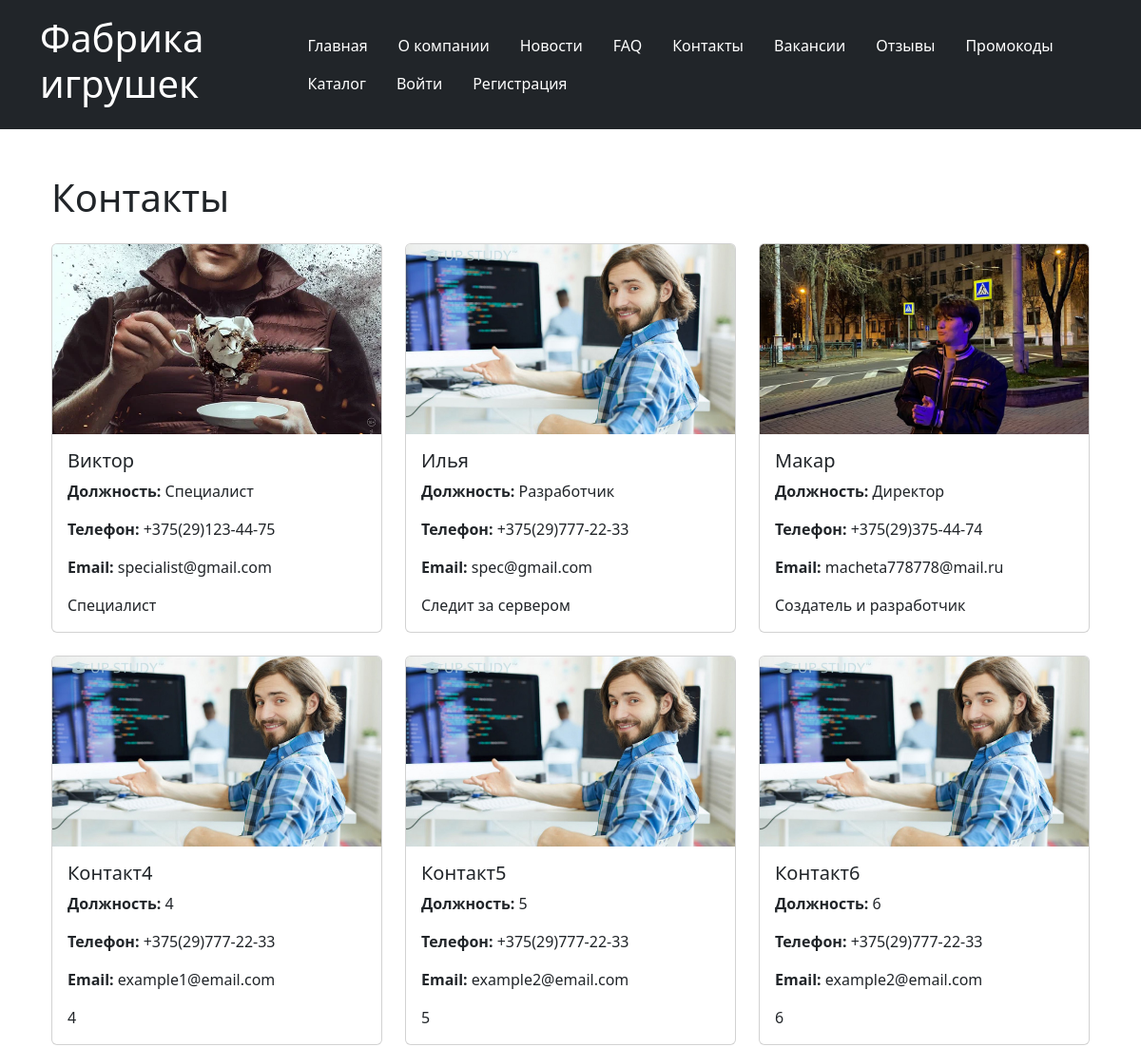
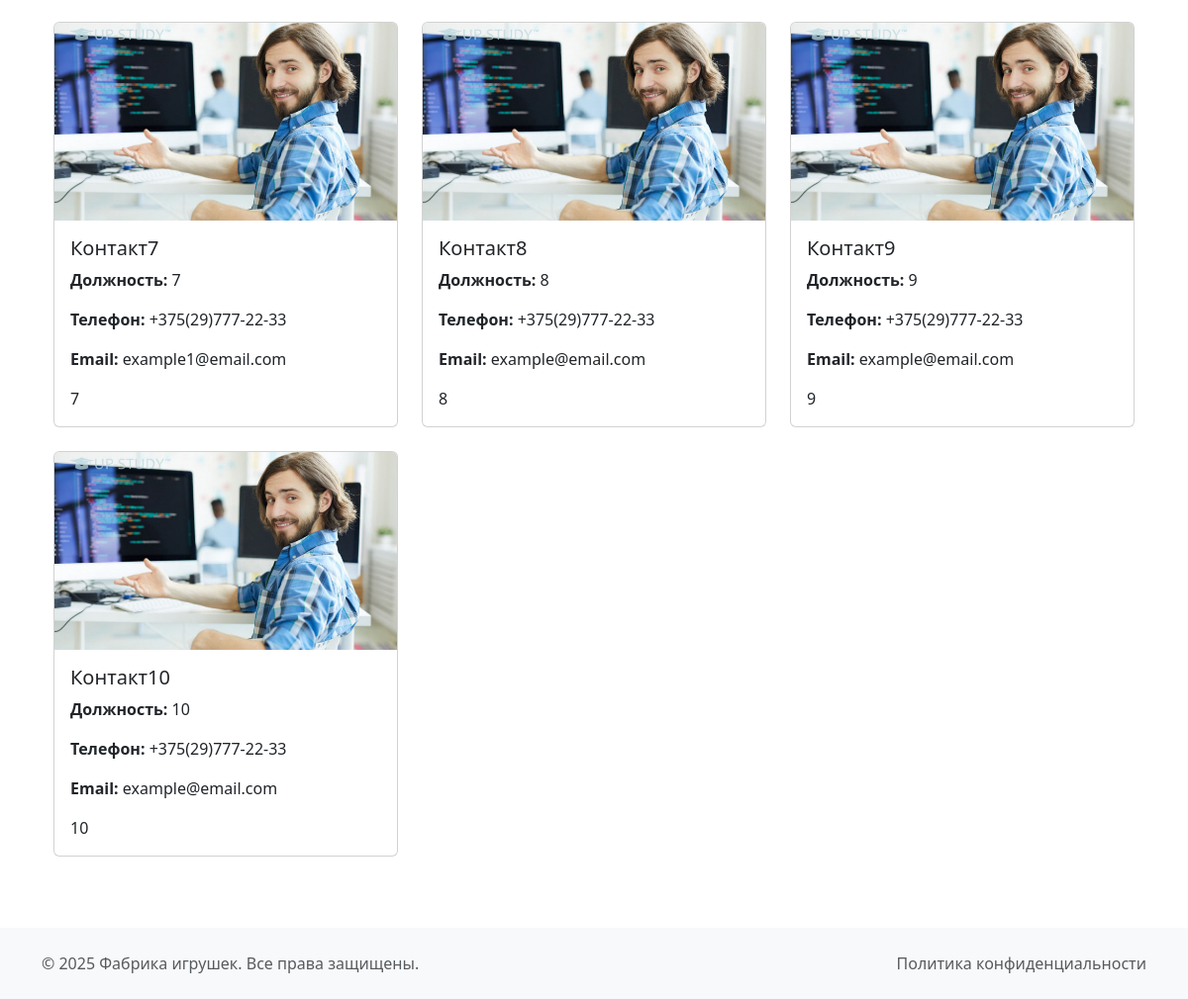
/contacts/, run on the app's committed database (2 pictures, top to bottom).
### home/models.py (models this page shows, shortened)
class Contact(models.Model):
    name = models.CharField(max_length=100)
    position = models.CharField(max_length=100)
    photo = models.ImageField(upload_to="contacts/")
    description = models.TextField()
    phone = models.CharField(
        max_length=20,
        validators=[
            RegexValidator(
                regex=r"^\+375\(29\)\d{3}-\d{2}-\d{2}$",
                message="Формат номера: +375(29)XXX-XX-XX",
            )
        ],
    )
    email = models.EmailField()
    class Meta:
        verbose_name = "Контакт"
        verbose_name_plural = "Контакты"

### home/views.py (the view)
# urls.py: re_path(r"^contacts/$", views.contacts, name="contacts"),
def contacts(request):
    contacts = Contact.objects.all()
    return render(
        request,
        "home/contacts.html",
        {
            "contacts": contacts,
        },
    )

### templates/home/contacts.html (shortened to what this page needs)
{% extends 'base.html' %}
{% block content %}
<div class="container mt-4">
    <h1>Контакты</h1>
    <div class="row mt-4">
        {% for contact in contacts %}
        <div class="col-md-4 mb-4">
            <div class="card h-100">
                {% if contact.photo %}
                <img src="{{ contact.photo.url }}" class="card-img-top contact-image" alt="{{ contact.name }}">
                {% endif %}
                <div class="card-body">
                    <h5 class="card-title">{{ contact.name }}</h5>
                    <p class="card-text">
                        <strong>Должность:</strong> {{ contact.position }}
                    </p>
                    {% if contact.phone %}
                    <p class="card-text">
                        <strong>Телефон:</strong> {{ contact.phone }}
                    </p>
                    {% endif %}
                    {% if contact.email %}
                    <p class="card-text">
                        <strong>Email:</strong> {{ contact.email }}
                    </p>
                    {% endif %}
                    {% if contact.description %}
                    <p class="card-text">{{ contact.description }}</p>
                    {% endif %}
                </div>
            </div>
        </div>
        {% empty %}
        <div class="col-12">
            <div class="alert alert-info">
                Контактная информация отсутствует.
            </div>
        </div>
        {% endfor %}
    </div>
</div>
{% endblock %}

### templates/base.html (shortened to what this page needs)
{% load static %}
<!DOCTYPE html>
<html lang="ru">
<head>
    <link href="https://cdn.jsdelivr.net/npm/bootstrap@5.3.0/dist/css/bootstrap.min.css" rel="stylesheet">
</head>
<body>
    <header class="bg-dark text-white p-3">
        <div class="container">
            <div class="d-flex justify-content-between align-items-center">
                <h1>Фабрика игрушек</h1>
                <nav>
                    <ul class="nav">
                        <li class="nav-item">
                            <a href="{% url 'home:index' %}" class="nav-link text-white">Главная</a>
                        </li>
                        <li class="nav-item">
                            <a href="{% url 'home:about' %}" class="nav-link text-white">О компании</a>
                        </li>
                        <li class="nav-item">
                            <a href="{% url 'home:news' %}" class="nav-link text-white">Новости</a>
                        </li>
                        <li class="nav-item">
                            <a href="{% url 'home:faq' %}" class="nav-link text-white">FAQ</a>
                        </li>
                        <li class="nav-item">
                            <a href="{% url 'home:contacts' %}" class="nav-link text-white">Контакты</a>
                        </li>
                        <li class="nav-item">
                            <a href="{% url 'home:vacancies' %}" class="nav-link text-white">Вакансии</a>
                        </li>
                        <li class="nav-item">
                            <a href="{% url 'home:review_crud_list' %}" class="nav-link text-white">Отзывы</a>
                        </li>
                        <li class="nav-item">
                            <a href="{% url 'home:promocodes' %}" class="nav-link text-white">Промокоды</a>
                        </li>
                        <li class="nav-item">
                            <a href="{% url 'catalog:product_list' %}" class="nav-link text-white">Каталог</a>
                        </li>
                        {% if user.is_authenticated %}
                        {% if user.is_superuser %}
                        <li class="nav-item">
                            <a class="nav-link text-warning fw-bold"
                                href="{% url 'catalog:statistics' %}">Статистика</a>
                        </li>
                        {% endif %}
                        {% if user.employee %}
                        <li class="nav-item">
                            <a class="nav-link text-warning" href="{% url 'catalog:employee_dashboard' %}">Панель
                                управления</a>
                        </li>
                        <li class="nav-item">
                            <a class="nav-link text-white" href="{% url 'users:profile' %}">Профиль</a>
                        </li>
                        {% elif user.client %}
                        <li class="nav-item">
                            <a class="nav-link text-warning" href="{% url 'catalog:order_list' %}">Заказы</a>
                        </li>
                        <li class="nav-item">
                            <a class="nav-link text-warning" href="{% url 'catalog:pickup_points' %}">Пункты
                                самовывоза</a>
                        </li>
                        <li class="nav-item">
                            <a class="nav-link text-white" href="{% url 'users:profile' %}">Профиль</a>
                        </li>
                        {% endif %}
                        <li class="nav-item">
                            <span class="nav-link text-white">
                                {{ user.get_full_name|default:user.username }}
                                {% if user.is_superuser %}
                                <span class="badge bg-warning text-dark">админ</span>
                                {% endif %}
                                {% if user.employee %}
                                <span class="badge bg-warning text-dark">сотрудник</span>
                                {% endif %}
                                {% if user.client %}
                                <span class="badge bg-warning text-dark">клиент</span>
                                {% endif %}
                            </span>
                        </li>
                        <li class="nav-item">
                            <a class="nav-link text-white" href="{% url 'users:logout' %}">Выйти</a>
                        </li>
                        {% else %}
                        <li class="nav-item">
                            <a class="nav-link text-white" href="{% url 'users:login' %}">Войти</a>
                        </li>
                        <li class="nav-item">
                            <a class="nav-link text-white" href="{% url 'users:register' %}">Регистрация</a>
                        </li>
                        {% endif %}
                    </ul>
                </nav>
            </div>
        </div>
    </header>
    <main class="container my-5">
        {% block content %}{% endblock %}
    </main>
    <footer class="bg-light p-4 mt-5">
        <div class="container">
            <div class="row">
                <div class="col-md-6">
                    <p class="text-muted mb-0">© 2025 Фабрика игрушек. Все права защищены.</p>
                </div>
                <div class="col-md-6 text-end">
                    <a href="{% url 'home:policy' %}" class="text-muted text-decoration-none">Политика
                        конфиденциальности</a>
                </div>
            </div>
        </div>
    </footer>
</body>
</html>

### templates/home/contacts.html (style rules this page uses)
.contact-image { max-width: 100%; height: 200px; object-fit: cover; }

### data on the page
Contact: photo (picture), name "Виктор", position "Специалист", phone "+375(29)123-44-75", email "specialist@gmail.com", description "Специалист"
Contact: photo (picture), name "Илья", position "Разработчик", phone "+375(29)777-22-33", email "spec@gmail.com", description "Следит за сервером"
Contact: photo (picture), name "Макар", position "Директор", phone "+375(29)375-44-74", email "macheta778778@mail.ru", description "Создатель и разработчик"
Contact: photo (picture), name "Контакт4", position "4", phone "+375(29)777-22-33", email "example1@email.com", description "4"
Contact: photo (picture), name "Контакт5", position "5", phone "+375(29)777-22-33", email "example2@email.com", description "5"
Contact: photo (picture), name "Контакт6", position "6", phone "+375(29)777-22-33", email "example2@email.com", description "6"
Contact: photo (picture), name "Контакт7", position "7", phone "+375(29)777-22-33", email "example1@email.com", description "7"
Contact: photo (picture), name "Контакт8", position "8", phone "+375(29)777-22-33", email "example@email.com", description "8"
Contact: photo (picture), name "Контакт9", position "9", phone "+375(29)777-22-33", email "example@email.com", description "9"
Contact: photo (picture), name "Контакт10", position "10", phone "+375(29)777-22-33", email "example@email.com", description "10"
